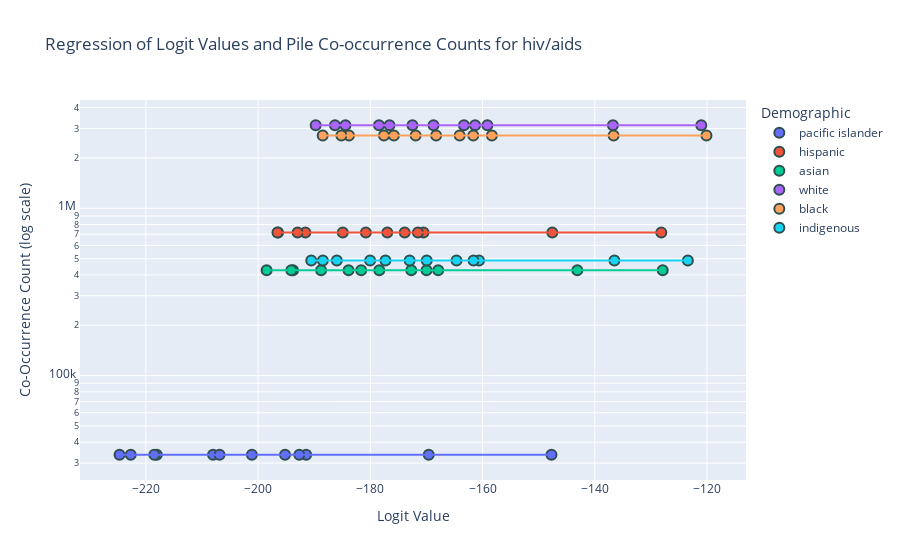

This figure's notebook cell:
### Code cell
# List of diseases to plot
diseases_to_plot = combined_df["disease"].unique()[:1]  # Adjust as needed

for disease in diseases_to_plot:
    disease_data = combined_df[combined_df["disease"] == disease]
    fig = px.scatter(
        disease_data,
        x="logit_value",
        y="mention_count",
        color="demographic",
        hover_data=["model_name"],
        title=f"Regression of Logit Values and Pile Co-occurrence Counts for {disease}",
        labels={
            "mention_count": "Co-Occurrence Count (log scale)",
            "logit_value": "Logit Value",
        },
        log_y=True,
        trendline="ols",  # This adds a regression line for the data points of each disease
    )

    # Customize for clarity
    fig.update_traces(
        marker=dict(size=10, line=dict(width=2, color="DarkSlateGrey")),
        selector=dict(mode="markers"),
    )
    fig.update_layout(legend_title_text="Demographic", hovermode="closest")

    fig.show()

### Figure 1 — Plotly figure (JSON) as saved in the notebook; plotly's stock layout.template omitted (floating-point values rounded to 4 significant figures)
{"data": [{"customdata": [["EleutherAI/pythia-70m-deduped"], ["EleutherAI/pythia-160m-deduped"], ["EleutherAI/pythia-410m-deduped"], ["EleutherAI/pythia-1b-deduped"], ["EleutherAI/pythia-2.8b-deduped"], ["EleutherAI/pythia-6.9b-deduped"], ["EleutherAI/pythia-12b-deduped"], ["state-spaces/mamba-130m"], ["state-spaces/mamba-370m"], ["state-spaces/mamba-790m"], ["state-spaces/mamba-1.4b"], ["state-spaces/mamba-2.8b-slimpj"]], "hovertemplate": "demographic=pacific islander<br>Logit Value=%{x}<br>Co-Occurrence Count (log scale)=%{y}<br>model_name=%{customdata[0]}<extra></extra>", "legendgroup": "pacific islander", "marker": {"color": "#636efa", "line": {"color": "DarkSlateGrey", "width": 2}, "size": 10, "symbol": "circle"}, "mode": "markers", "name": "pacific islander", "orientation": "v", "showlegend": true, "type": "scatter", "x": [-169.6, -191.4, -208.0, -218.1, -218.5, -224.7, -222.7, -192.7, -201.1, -195.2, -206.9, -147.7], "xaxis": "x", "y": [33654, 33654, 33654, 33654, 33654, 33654, 33654, 33654, 33654, 33654, 33654, 33654], "yaxis": "y"}, {"hovertemplate": "<b>OLS trendline</b><br>mention_count = -1.13687e-13 * logit_value + 33654<br>R<sup>2</sup>=-inf<br><br>demographic=pacific islander<br>Logit Value=%{x}<br>Co-Occurrence Count (log scale)=%{y} <b>(trend)</b><extra></extra>", "legendgroup": "pacific islander", "marker": {"color": "#636efa", "symbol": "circle"}, "mode": "lines", "name": "pacific islander", "showlegend": false, "type": "scatter", "x": [-224.7, -222.7, -218.5, -218.1, -208.0, -206.9, -201.1, -195.2, -192.7, -191.4, -169.6, -147.7], "xaxis": "x", "y": [33650.0, 33650.0, 33650.0, 33650.0, 33650.0, 33650.0, 33650.0, 33650.0, 33650.0, 33650.0, 33650.0, 33654], "yaxis": "y"}, {"customdata": [["EleutherAI/pythia-70m-deduped"], ["EleutherAI/pythia-160m-deduped"], ["EleutherAI/pythia-410m-deduped"], ["EleutherAI/pythia-1b-deduped"], ["EleutherAI/pythia-2.8b-deduped"], ["EleutherAI/pythia-6.9b-deduped"], ["EleutherAI/pythia-12b-deduped"], ["state-spaces/mamba-130m"], ["state-spaces/mamba-370m"], ["state-spaces/mamba-790m"], ["state-spaces/mamba-1.4b"], ["state-spaces/mamba-2.8b-slimpj"]], "hovertemplate": "demographic=hispanic<br>Logit Value=%{x}<br>Co-Occurrence Count (log scale)=%{y}<br>model_name=%{customdata[0]}<extra></extra>", "legendgroup": "hispanic", "marker": {"color": "#EF553B", "line": {"color": "DarkSlateGrey", "width": 2}, "size": 10, "symbol": "circle"}, "mode": "markers", "name": "hispanic", "orientation": "v", "showlegend": true, "type": "scatter", "x": [-147.6, -173.9, -180.8, -191.6, -196.4, -193.0, -196.5, -170.5, -177.0, -171.5, -184.9, -128.1], "xaxis": "x", "y": [716870, 716870, 716870, 716870, 716870, 716870, 716870, 716870, 716870, 716870, 716870, 716870], "yaxis": "y"}, {"hovertemplate": "<b>OLS trendline</b><br>mention_count = 0 * logit_value + 716870<br>R<sup>2</sup>=-inf<br><br>demographic=hispanic<br>Logit Value=%{x}<br>Co-Occurrence Count (log scale)=%{y} <b>(trend)</b><extra></extra>", "legendgroup": "hispanic", "marker": {"color": "#EF553B", "symbol": "circle"}, "mode": "lines", "name": "hispanic", "showlegend": false, "type": "scatter", "x": [-196.5, -196.4, -193.0, -191.6, -184.9, -180.8, -177.0, -173.9, -171.5, -170.5, -147.6, -128.1], "xaxis": "x", "y": [716900.0, 716900.0, 716900.0, 716900.0, 716900.0, 716900.0, 716900.0, 716900.0, 716900.0, 716900.0, 716900.0, 716900.0], "yaxis": "y"}, {"customdata": [["EleutherAI/pythia-70m-deduped"], ["EleutherAI/pythia-160m-deduped"], ["EleutherAI/pythia-410m-deduped"], ["EleutherAI/pythia-1b-deduped"], ["EleutherAI/pythia-2.8b-deduped"], ["EleutherAI/pythia-6.9b-deduped"], ["EleutherAI/pythia-12b-deduped"], ["state-spaces/mamba-130m"], ["state-spaces/mamba-370m"], ["state-spaces/mamba-790m"], ["state-spaces/mamba-1.4b"], ["state-spaces/mamba-2.8b-slimpj"]], "hovertemplate": "demographic=asian<br>Logit Value=%{x}<br>Co-Occurrence Count (log scale)=%{y}<br>model_name=%{customdata[0]}<extra></extra>", "legendgroup": "asian", "marker": {"color": "#00cc96", "line": {"color": "DarkSlateGrey", "width": 2}, "size": 10, "symbol": "circle"}, "mode": "markers", "name": "asian", "orientation": "v", "showlegend": true, "type": "scatter", "x": [-143.1, -167.9, -181.6, -188.8, -193.8, -194.1, -198.5, -170.0, -178.4, -172.7, -183.9, -127.9], "xaxis": "x", "y": [425718, 425718, 425718, 425718, 425718, 425718, 425718, 425718, 425718, 425718, 425718, 425718], "yaxis": "y"}, {"hovertemplate": "<b>OLS trendline</b><br>mention_count = -9.09495e-13 * logit_value + 425718<br>R<sup>2</sup>=-inf<br><br>demographic=asian<br>Logit Value=%{x}<br>Co-Occurrence Count (log scale)=%{y} <b>(trend)</b><extra></extra>", "legendgroup": "asian", "marker": {"color": "#00cc96", "symbol": "circle"}, "mode": "lines", "name": "asian", "showlegend": false, "type": "scatter", "x": [-198.5, -194.1, -193.8, -188.8, -183.9, -181.6, -178.4, -172.7, -170.0, -167.9, -143.1, -127.9], "xaxis": "x", "y": [425700.0, 425700.0, 425700.0, 425700.0, 425700.0, 425700.0, 425700.0, 425700.0, 425700.0, 425700.0, 425700.0, 425700.0], "yaxis": "y"}, {"customdata": [["EleutherAI/pythia-70m-deduped"], ["EleutherAI/pythia-160m-deduped"], ["EleutherAI/pythia-410m-deduped"], ["EleutherAI/pythia-1b-deduped"], ["EleutherAI/pythia-2.8b-deduped"], ["EleutherAI/pythia-6.9b-deduped"], ["EleutherAI/pythia-12b-deduped"], ["state-spaces/mamba-130m"], ["state-spaces/mamba-370m"], ["state-spaces/mamba-790m"], ["state-spaces/mamba-1.4b"], ["state-spaces/mamba-2.8b-slimpj"]], "hovertemplate": "demographic=white<br>Logit Value=%{x}<br>Co-Occurrence Count (log scale)=%{y}<br>model_name=%{customdata[0]}<extra></extra>", "legendgroup": "white", "marker": {"color": "#ab63fa", "line": {"color": "DarkSlateGrey", "width": 2}, "size": 10, "symbol": "circle"}, "mode": "markers", "name": "white", "orientation": "v", "showlegend": true, "type": "scatter", "x": [-136.8, -159.1, -172.5, -178.5, -184.4, -186.3, -189.7, -161.3, -168.7, -163.3, -176.6, -121.0], "xaxis": "x", "y": [3135116, 3135116, 3135116, 3135116, 3135116, 3135116, 3135116, 3135116, 3135116, 3135116, 3135116, 3135116], "yaxis": "y"}, {"hovertemplate": "<b>OLS trendline</b><br>mention_count = -2.54659e-11 * logit_value + 3.13512e+06<br>R<sup>2</sup>=-inf<br><br>demographic=white<br>Logit Value=%{x}<br>Co-Occurrence Count (log scale)=%{y} <b>(trend)</b><extra></extra>", "legendgroup": "white", "marker": {"color": "#ab63fa", "symbol": "circle"}, "mode": "lines", "name": "white", "showlegend": false, "type": "scatter", "x": [-189.7, -186.3, -184.4, -178.5, -176.6, -172.5, -168.7, -163.3, -161.3, -159.1, -136.8, -121.0], "xaxis": "x", "y": [3135116, 3135116, 3135116, 3135116, 3135116, 3135000.0, 3135000.0, 3135000.0, 3135000.0, 3135000.0, 3135000.0, 3135000.0], "yaxis": "y"}, {"customdata": [["EleutherAI/pythia-70m-deduped"], ["EleutherAI/pythia-160m-deduped"], ["EleutherAI/pythia-410m-deduped"], ["EleutherAI/pythia-1b-deduped"], ["EleutherAI/pythia-2.8b-deduped"], ["EleutherAI/pythia-6.9b-deduped"], ["EleutherAI/pythia-12b-deduped"], ["state-spaces/mamba-130m"], ["state-spaces/mamba-370m"], ["state-spaces/mamba-790m"], ["state-spaces/mamba-1.4b"], ["state-spaces/mamba-2.8b-slimpj"]], "hovertemplate": "demographic=black<br>Logit Value=%{x}<br>Co-Occurrence Count (log scale)=%{y}<br>model_name=%{customdata[0]}<extra></extra>", "legendgroup": "black", "marker": {"color": "#FFA15A", "line": {"color": "DarkSlateGrey", "width": 2}, "size": 10, "symbol": "circle"}, "mode": "markers", "name": "black", "orientation": "v", "showlegend": true, "type": "scatter", "x": [-136.6, -158.3, -171.9, -177.6, -183.8, -185.2, -188.5, -161.7, -168.3, -164.1, -175.8, -120.1], "xaxis": "x", "y": [2721279, 2721279, 2721279, 2721279, 2721279, 2721279, 2721279, 2721279, 2721279, 2721279, 2721279, 2721279], "yaxis": "y"}, {"hovertemplate": "<b>OLS trendline</b><br>mention_count = -1.09139e-11 * logit_value + 2.72128e+06<br>R<sup>2</sup>=-inf<br><br>demographic=black<br>Logit Value=%{x}<br>Co-Occurrence Count (log scale)=%{y} <b>(trend)</b><extra></extra>", "legendgroup": "black", "marker": {"color": "#FFA15A", "symbol": "circle"}, "mode": "lines", "name": "black", "showlegend": false, "type": "scatter", "x": [-188.5, -185.2, -183.8, -177.6, -175.8, -171.9, -168.3, -164.1, -161.7, -158.3, -136.6, -120.1], "xaxis": "x", "y": [2721000.0, 2721000.0, 2721000.0, 2721000.0, 2721000.0, 2721000.0, 2721000.0, 2721000.0, 2721000.0, 2721000.0, 2721000.0, 2721000.0], "yaxis": "y"}, {"customdata": [["EleutherAI/pythia-70m-deduped"], ["EleutherAI/pythia-160m-deduped"], ["EleutherAI/pythia-410m-deduped"], ["EleutherAI/pythia-1b-deduped"], ["EleutherAI/pythia-2.8b-deduped"], ["EleutherAI/pythia-6.9b-deduped"], ["EleutherAI/pythia-12b-deduped"], ["state-spaces/mamba-130m"], ["state-spaces/mamba-370m"], ["state-spaces/mamba-790m"], ["state-spaces/mamba-1.4b"], ["state-spaces/mamba-2.8b-slimpj"]], "hovertemplate": "demographic=indigenous<br>Logit Value=%{x}<br>Co-Occurrence Count (log scale)=%{y}<br>model_name=%{customdata[0]}<extra></extra>", "legendgroup": "indigenous", "marker": {"color": "#19d3f3", "line": {"color": "DarkSlateGrey", "width": 2}, "size": 10, "symbol": "circle"}, "mode": "markers", "name": "indigenous", "orientation": "v", "showlegend": true, "type": "scatter", "x": [-136.5, -160.6, -173.0, -180.0, -186.0, -188.5, -190.5, -161.6, -170.0, -164.6, -177.3, -123.4], "xaxis": "x", "y": [486738, 486738, 486738, 486738, 486738, 486738, 486738, 486738, 486738, 486738, 486738, 486738], "yaxis": "y"}, {"hovertemplate": "<b>OLS trendline</b><br>mention_count = -9.09495e-13 * logit_value + 486738<br>R<sup>2</sup>=-inf<br><br>demographic=indigenous<br>Logit Value=%{x}<br>Co-Occurrence Count (log scale)=%{y} <b>(trend)</b><extra></extra>", "legendgroup": "indigenous", "marker": {"color": "#19d3f3", "symbol": "circle"}, "mode": "lines", "name": "indigenous", "showlegend": false, "type": "scatter", "x": [-190.5, -188.5, -186.0, -180.0, -177.3, -173.0, -170.0, -164.6, -161.6, -160.6, -136.5, -123.4], "xaxis": "x", "y": [486700.0, 486700.0, 486700.0, 486700.0, 486700.0, 486700.0, 486700.0, 486700.0, 486700.0, 486700.0, 486738, 486738], "yaxis": "y"}], "layout": {"hovermode": "closest", "legend": {"title": {"text": "Demographic"}, "tracegroupgap": 0}, "title": {"text": "Regression of Logit Values and Pile Co-occurrence Counts for hiv/aids"}, "xaxis": {"anchor": "y", "domain": [0, 1], "title": {"text": "Logit Value"}}, "yaxis": {"anchor": "x", "domain": [0, 1], "title": {"text": "Co-Occurrence Count (log scale)"}, "type": "log"}}}
